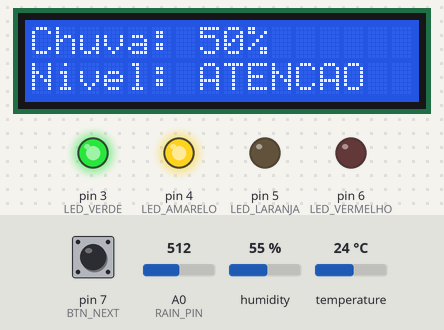
The sketch below on a simulated Arduino Leonardo, built with avr-gcc and run on an emulated ATmega32U4. On the bench: 16×2 character LCD, output pins drawn as LEDs (lit = HIGH). Dashed ring = blinking. The inputs (shaded band) are chosen by the test bench; at power-on: A0 (RAIN_PIN) = 512, pin 7 (BTN_NEXT) HIGH, humidity 55 %, temperature 24 °C. What the sketch prints to the serial monitor is not drawn.

Above: at 3.8 s.
3.9 s: A0 (RAIN_PIN) set to 484
At 4.8 s:
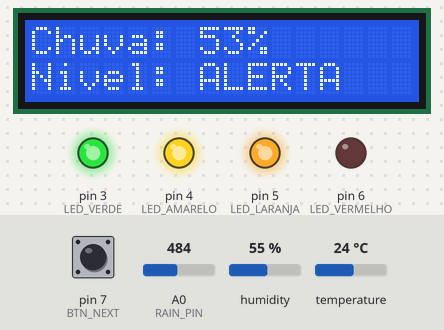
5.4 s: A0 (RAIN_PIN) set to 265
At 6.2 s:
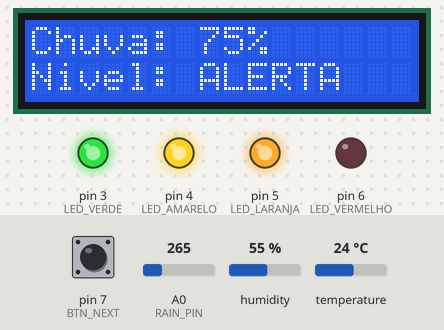
7.0 s: A0 (RAIN_PIN) set to 234
At 9.4 s:
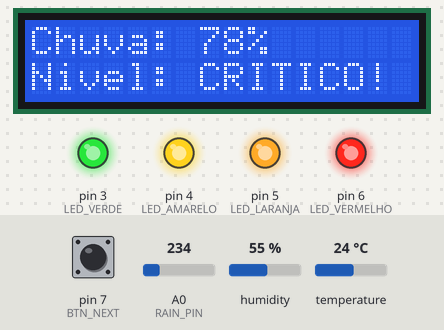
9.5 s: pin 7 (BTN_NEXT) pulled LOW for 0.15 s
At 11.5 s:
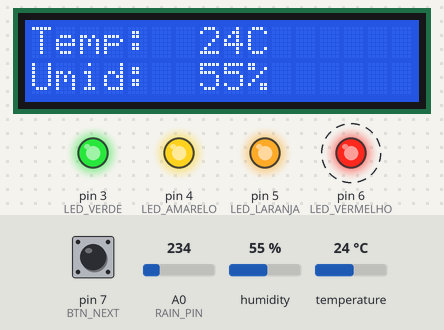
12.6 s: pin 7 (BTN_NEXT) pulled LOW for 1 s
At 13.17 s:
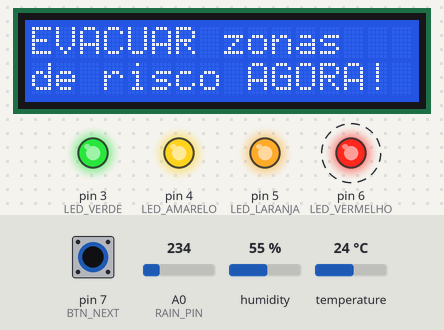
15.1 s: humidity set to 22 %
At 16.06 s:
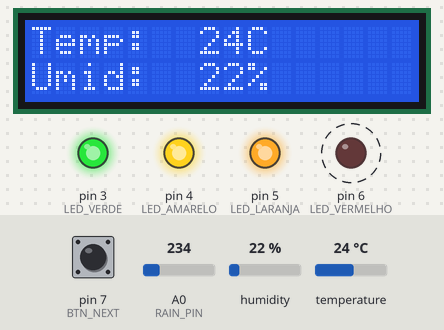
Timing chart, 0 to 17.6 s (numbered marks = the images above; inputs shaded):
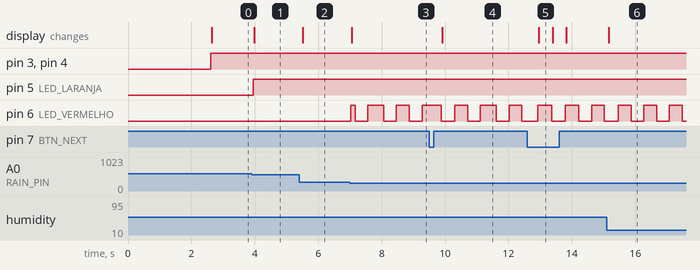

The sketch:

sketch_semaforo__2_.ino
```cpp
/*
 * SPACE CONNECT — Semáforo de Risco Hídrico
 * Edge Computing & Computer Systems — FIAP Global Solution
 *
 * Integrantes:
 *   Kaue Fernando Jaques Lopes     — RM 571353
 *   Matheus Martins Santos         — RM 570884
 *   Leonardo Gonçalves Cardoso     — RM 569475
 *   Kaio Nincao Maia Dias          — RM 568834
 */

#include <Wire.h>
#include <LiquidCrystal_I2C.h>
#include <DHT.h>

// ── Pinos ─────────────────────────────────────────────────────────────────
#define RAIN_PIN      A0
#define DHT_PIN       2
#define DHT_TYPE      DHT22
#define LED_VERDE     3
#define LED_AMARELO   4
#define LED_LARANJA   5
#define LED_VERMELHO  6
#define BTN_NEXT      7

// ── Limiares ──────────────────────────────────────────────────────────────
#define LIMIAR_ATENCAO  750
#define LIMIAR_ALERTA   500
#define LIMIAR_CRITICO  250

// ── Objetos ───────────────────────────────────────────────────────────────
LiquidCrystal_I2C lcd(0x27, 16, 2);
DHT dht(DHT_PIN, DHT_TYPE);

// ── Estado anterior (para só redesenhar quando mudar) ─────────────────────
int   nivelAnterior = -1;
int   pctAnterior   = -1;
int   telaAnterior  = -1;
int   tempAnterior  = -999;
int   umidAnterior  = -999;
int   telaAtual     = 0;
bool  blinkState    = false;

unsigned long ultimoBlink = 0;
unsigned long ultimoLog   = 0;

// ── Textos por nível ──────────────────────────────────────────────────────
const char* nomeNivel[4] = { "NORMAL  ", "ATENCAO ", "ALERTA  ", "CRITICO!" };
const char* acao1[4]     = { "Monitorar       ", "Verificar setores", "Acionar equipes ", "EVACUAR zonas   " };
const char* acao2[4]     = { "rotineiramente  ", "vulneraveis      ", "de resposta!    ", "de risco AGORA! " };

// ── Funções ───────────────────────────────────────────────────────────────
int calcNivel(int leitura) {
  if (leitura > LIMIAR_ATENCAO) return 0;
  if (leitura > LIMIAR_ALERTA)  return 1;
  if (leitura > LIMIAR_CRITICO) return 2;
  return 3;
}

void atualizaLEDs(int nivel) {
  digitalWrite(LED_VERDE,   nivel >= 0 ? HIGH : LOW);
  digitalWrite(LED_AMARELO, nivel >= 1 ? HIGH : LOW);
  digitalWrite(LED_LARANJA, nivel >= 2 ? HIGH : LOW);
  digitalWrite(LED_VERMELHO, nivel == 3 ? (blinkState ? HIGH : LOW) : LOW);
}

// Escreve no LCD sem usar clear() — sobrescreve posição a posição
void lcdPrint(int col, int row, String texto, int largura) {
  lcd.setCursor(col, row);
  // Preenche com espaços até a largura para apagar texto anterior
  String linha = texto;
  while ((int)linha.length() < largura) linha += " ";
  lcd.print(linha.substring(0, largura));
}

void atualizaLCD(int nivel, int pct, int temp, int umid, bool dhtOk) {
  // Só redesenha se algo mudou
  bool mudou = (nivel    != nivelAnterior) ||
               (pct      != pctAnterior)   ||
               (telaAtual != telaAnterior) ||
               (temp     != tempAnterior)  ||
               (umid     != umidAnterior);

  if (!mudou) return;

  // Salva estado atual
  nivelAnterior = nivel;
  pctAnterior   = pct;
  telaAnterior  = telaAtual;
  tempAnterior  = temp;
  umidAnterior  = umid;

  switch (telaAtual) {

    case 0: // Chuva + nível
      lcdPrint(0, 0, "Chuva: " + String(pct) + "%", 16);
      lcdPrint(0, 1, "Nivel: " + String(nomeNivel[nivel]), 16);
      break;

    case 1: // Temperatura + umidade
      if (dhtOk) {
        lcdPrint(0, 0, "Temp:  " + String(temp) + "C", 16);
        lcdPrint(0, 1, "Umid:  " + String(umid) + "%", 16);
      } else {
        lcdPrint(0, 0, "Temp:  --C", 16);
        lcdPrint(0, 1, "Umid:  --%", 16);
      }
      break;

    case 2: // Ação recomendada
      lcdPrint(0, 0, String(acao1[nivel]), 16);
      lcdPrint(0, 1, String(acao2[nivel]), 16);
      break;
  }
}

// ── Setup ─────────────────────────────────────────────────────────────────
void setup() {
  Serial.begin(9600);

  pinMode(LED_VERDE,    OUTPUT);
  pinMode(LED_AMARELO,  OUTPUT);
  pinMode(LED_LARANJA,  OUTPUT);
  pinMode(LED_VERMELHO, OUTPUT);
  pinMode(BTN_NEXT,     INPUT_PULLUP);

  dht.begin();

  lcd.init();
  lcd.backlight();
  lcd.setCursor(0, 0);
  lcd.print("SPACE CONNECT   ");
  lcd.setCursor(0, 1);
  lcd.print("Iniciando...    ");
  delay(2500);
  lcd.clear();

  Serial.println("============================================");
  Serial.println(" SPACE CONNECT - Semaforo de Risco Hidrico");
  Serial.println("============================================");
}

// ── Loop ──────────────────────────────────────────────────────────────────
void loop() {
  // Leituras
  int   leitura = analogRead(RAIN_PIN);
  int   nivel   = calcNivel(leitura);
  int   pct     = map(leitura, 0, 1023, 100, 0); // 0=seco→0%, 1023=molhado→100%
  float tempF   = dht.readTemperature();
  float umidF   = dht.readHumidity();
  bool  dhtOk   = !isnan(tempF) && !isnan(umidF);
  int   temp    = dhtOk ? (int)tempF : -999;
  int   umid    = dhtOk ? (int)umidF : -999;

  // Botão NEXT com debounce
  if (digitalRead(BTN_NEXT) == LOW) {
    telaAtual = (telaAtual + 1) % 3;
    nivelAnterior = -1; // força redesenho da nova tela
    delay(300);
  }

  // Blink LED vermelho
  if (millis() - ultimoBlink > 400) {
    blinkState  = !blinkState;
    ultimoBlink = millis();
  }

  // Atualiza LEDs e LCD
  atualizaLEDs(nivel);
  atualizaLCD(nivel, pct, temp, umid, dhtOk);

  // Log serial a cada 2s
  if (millis() - ultimoLog > 2000) {
    ultimoLog = millis();
    Serial.print("Chuva: "); Serial.print(pct);
    Serial.print("% | Nivel: "); Serial.print(nomeNivel[nivel]);
    if (dhtOk) {
      Serial.print(" | Temp: "); Serial.print(tempF, 1);
      Serial.print("C | Umid: "); Serial.print(umidF, 1); Serial.print("%");
    }
    Serial.println();
  }

  delay(100);
}
```

Measured:
- the behaviour switches between 501 and 500 on A0 (RAIN_PIN) (found by bisection; images 0 and 1)
- the behaviour switches between 251 and 250 on A0 (RAIN_PIN) (found by bisection; images 2 and 3)
- after the input at 3.9 s, pin 5 (LED_LARANJA): LOW → HIGH at once; the display: changes after 0.08 s (image 1)
- after the input at 5.4 s, the display: changes after 0.12 s (image 2)
- after the input at 7.0 s, pin 6 (LED_VERMELHO): goes HIGH 0.13 s, LOW 0.40 s, HIGH 0.50 s, LOW 0.40 s, HIGH 0.41 s, LOW 0.40 s, then HIGH, starting at once; the display: changes after 0.06 s (image 3)
- after the input at 9.5 s, the display: changes after 0.41 s (image 4)
- after the input at 12.6 s, the display: changes after 0.35 s (image 5)
- after the input at 15.1 s, the display: changes after 0.07 s (image 6)
